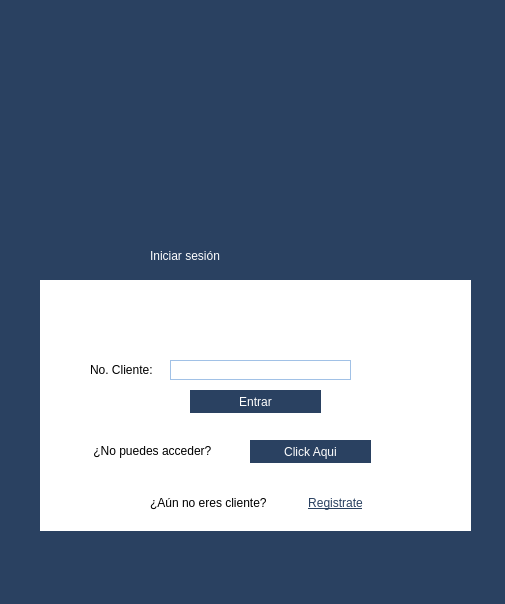
<?xml version="1.0" encoding="UTF-8"?>
<ui version="4.0">
 <class>Inicio</class>
 <widget class="QDialog" name="Inicio">
  <property name="geometry">
   <rect>
    <x>0</x>
    <y>0</y>
    <width>505</width>
    <height>604</height>
   </rect>
  </property>
  <property name="windowTitle">
   <string>Iniciar sesión</string>
  </property>
  <widget class="QStackedWidget" name="stackedWidget">
   <property name="geometry">
    <rect>
     <x>0</x>
     <y>0</y>
     <width>531</width>
     <height>661</height>
    </rect>
   </property>
   <property name="styleSheet">
    <string notr="true">background-color: #2A4161;
</string>
   </property>
   <property name="currentIndex">
    <number>0</number>
   </property>
   <widget class="QWidget" name="page">
    <widget class="QLabel" name="label">
     <property name="geometry">
      <rect>
       <x>150</x>
       <y>230</y>
       <width>211</width>
       <height>51</height>
      </rect>
     </property>
     <property name="styleSheet">
      <string notr="true">background-color: rgba(0,0,0,0);
font: 75 30pt &quot;Corbel&quot;;
color: white;</string>
     </property>
     <property name="text">
      <string>Iniciar sesión</string>
     </property>
    </widget>
    <widget class="QWidget" name="widget" native="true">
     <property name="geometry">
      <rect>
       <x>40</x>
       <y>280</y>
       <width>431</width>
       <height>251</height>
      </rect>
     </property>
     <property name="styleSheet">
      <string notr="true">QWidget{
	background-color: white;
}

QLabel{
	font: 12pt &quot;Corbel&quot;;
	color: black,
}

QLineEdit{
	border: 1px solid #A1C1E6;
}</string>
     </property>
     <widget class="QLabel" name="label_2">
      <property name="geometry">
       <rect>
        <x>50</x>
        <y>79</y>
        <width>91</width>
        <height>21</height>
       </rect>
      </property>
      <property name="text">
       <string>No. Cliente:</string>
      </property>
     </widget>
     <widget class="QLineEdit" name="txtNoCliente">
      <property name="geometry">
       <rect>
        <x>130</x>
        <y>80</y>
        <width>181</width>
        <height>20</height>
       </rect>
      </property>
     </widget>
     <widget class="QPushButton" name="pushButton">
      <property name="geometry">
       <rect>
        <x>150</x>
        <y>110</y>
        <width>131</width>
        <height>23</height>
       </rect>
      </property>
      <property name="styleSheet">
       <string notr="true">QPushButton{
	background-color: #2A4161;
	color: white;
	font: 10pt &quot;Corbel&quot;;
	border: none;
}

QPushButton:Hover{
	background-color: #C2C9F2;
}</string>
      </property>
      <property name="text">
       <string>Entrar</string>
      </property>
     </widget>
     <widget class="QWidget" name="layoutWidget">
      <property name="geometry">
       <rect>
        <x>110</x>
        <y>210</y>
        <width>245</width>
        <height>26</height>
       </rect>
      </property>
      <layout class="QHBoxLayout" name="horizontalLayout">
       <item>
        <widget class="QLabel" name="label_4">
         <property name="text">
          <string>¿Aún no eres cliente?</string>
         </property>
        </widget>
       </item>
       <item>
        <widget class="QPushButton" name="pushButton_2">
         <property name="styleSheet">
          <string notr="true">QPushButton{
	background-color: rgba(0,0,0,0);
	border: none;
	color: #2A4161;
	text-decoration: underline;
}

QPushButton:Hover{
	color: #C2C9F2;
}
</string>
         </property>
         <property name="text">
          <string>Registrate</string>
         </property>
        </widget>
       </item>
      </layout>
     </widget>
     <widget class="QLabel" name="EtiquetaLogin_Alternativo">
      <property name="geometry">
       <rect>
        <x>50</x>
        <y>160</y>
        <width>171</width>
        <height>21</height>
       </rect>
      </property>
      <property name="text">
       <string> ¿No puedes acceder? </string>
      </property>
     </widget>
     <widget class="QPushButton" name="clickaqui">
      <property name="geometry">
       <rect>
        <x>210</x>
        <y>160</y>
        <width>121</width>
        <height>23</height>
       </rect>
      </property>
      <property name="styleSheet">
       <string notr="true">QPushButton{
	background-color: #2A4161;
	color: white;
	font: 10pt &quot;Corbel&quot;;
	border: none;
}

QPushButton:Hover{
	background-color: #C2C9F2;
}</string>
      </property>
      <property name="text">
       <string>Click Aqui</string>
      </property>
     </widget>
    </widget>
    <widget class="QPushButton" name="pushButton_3">
     <property name="geometry">
      <rect>
       <x>170</x>
       <y>50</y>
       <width>161</width>
       <height>161</height>
      </rect>
     </property>
     <property name="styleSheet">
      <string notr="true">background-color: rgba(0,0,0,0);
border: none;</string>
     </property>
     <property name="text">
      <string/>
     </property>
     <property name="icon">
      <iconset resource="img.qrc">
       <normaloff>:/img/img/park_w.png</normaloff>:/img/img/park_w.png</iconset>
     </property>
     <property name="iconSize">
      <size>
       <width>150</width>
       <height>150</height>
      </size>
     </property>
    </widget>
   </widget>
   <widget class="QWidget" name="page_2">
    <widget class="QWidget" name="widget_2" native="true">
     <property name="geometry">
      <rect>
       <x>20</x>
       <y>110</y>
       <width>461</width>
       <height>461</height>
      </rect>
     </property>
     <property name="styleSheet">
      <string notr="true">QWidget{
	background-color: white;
}

QLabel{
	font: 12pt &quot;Corbel&quot;;
	color: black,
}

QLineEdit{
	border: 1px solid #A1C1E6;
}</string>
     </property>
     <widget class="QLabel" name="label_6">
      <property name="geometry">
       <rect>
        <x>10</x>
        <y>20</y>
        <width>81</width>
        <height>16</height>
       </rect>
      </property>
      <property name="text">
       <string>Nombre(s):</string>
      </property>
     </widget>
     <widget class="QLineEdit" name="txtNombre">
      <property name="geometry">
       <rect>
        <x>10</x>
        <y>40</y>
        <width>431</width>
        <height>30</height>
       </rect>
      </property>
     </widget>
     <widget class="QLabel" name="label_7">
      <property name="geometry">
       <rect>
        <x>10</x>
        <y>80</y>
        <width>121</width>
        <height>16</height>
       </rect>
      </property>
      <property name="text">
       <string>Apellido paterno:</string>
      </property>
     </widget>
     <widget class="QLineEdit" name="txtApPat">
      <property name="geometry">
       <rect>
        <x>10</x>
        <y>100</y>
        <width>431</width>
        <height>30</height>
       </rect>
      </property>
     </widget>
     <widget class="QLabel" name="label_8">
      <property name="geometry">
       <rect>
        <x>10</x>
        <y>140</y>
        <width>131</width>
        <height>16</height>
       </rect>
      </property>
      <property name="text">
       <string>Apellido materno: </string>
      </property>
     </widget>
     <widget class="QLineEdit" name="txtApMat">
      <property name="geometry">
       <rect>
        <x>10</x>
        <y>160</y>
        <width>431</width>
        <height>30</height>
       </rect>
      </property>
     </widget>
     <widget class="QLineEdit" name="txtDir">
      <property name="geometry">
       <rect>
        <x>10</x>
        <y>220</y>
        <width>431</width>
        <height>30</height>
       </rect>
      </property>
     </widget>
     <widget class="QLabel" name="label_9">
      <property name="geometry">
       <rect>
        <x>10</x>
        <y>200</y>
        <width>71</width>
        <height>16</height>
       </rect>
      </property>
      <property name="text">
       <string>Direccion:</string>
      </property>
     </widget>
     <widget class="QLabel" name="label_10">
      <property name="geometry">
       <rect>
        <x>230</x>
        <y>260</y>
        <width>81</width>
        <height>16</height>
       </rect>
      </property>
      <property name="text">
       <string>Teléfono:</string>
      </property>
     </widget>
     <widget class="QLabel" name="label_11">
      <property name="geometry">
       <rect>
        <x>10</x>
        <y>260</y>
        <width>151</width>
        <height>21</height>
       </rect>
      </property>
      <property name="text">
       <string>Fecha de necimiento:</string>
      </property>
     </widget>
     <widget class="QLineEdit" name="txtTel">
      <property name="geometry">
       <rect>
        <x>230</x>
        <y>280</y>
        <width>211</width>
        <height>30</height>
       </rect>
      </property>
     </widget>
     <widget class="QDateEdit" name="dteFechaNac">
      <property name="geometry">
       <rect>
        <x>10</x>
        <y>280</y>
        <width>211</width>
        <height>30</height>
       </rect>
      </property>
      <property name="styleSheet">
       <string notr="true">border: 1px solid #A1C1E6;
font: 10pt &quot;Corbel&quot;;
color: black,</string>
      </property>
     </widget>
     <widget class="QPushButton" name="btnRegistarr">
      <property name="geometry">
       <rect>
        <x>10</x>
        <y>340</y>
        <width>431</width>
        <height>31</height>
       </rect>
      </property>
      <property name="styleSheet">
       <string notr="true">QPushButton{
	background-color: #2A4161;
	color: white;
	font: 10pt &quot;Corbel&quot;;
	border: none;
}

QPushButton:Hover{
	background-color: #C2C9F2;
}</string>
      </property>
      <property name="text">
       <string>Registrarse</string>
      </property>
     </widget>
     <widget class="QWidget" name="layoutWidget">
      <property name="geometry">
       <rect>
        <x>150</x>
        <y>400</y>
        <width>217</width>
        <height>26</height>
       </rect>
      </property>
      <layout class="QHBoxLayout" name="horizontalLayout_2">
       <item>
        <widget class="QLabel" name="label_12">
         <property name="text">
          <string>¿Ya eres cliente?</string>
         </property>
        </widget>
       </item>
       <item>
        <widget class="QPushButton" name="pushButton_5">
         <property name="styleSheet">
          <string notr="true">QPushButton{
	background-color: rgba(0,0,0,0);
	border: none;
	color: #2A4161;
	text-decoration: underline;
}

QPushButton:Hover{
	color: #C2C9F2;
}
</string>
         </property>
         <property name="text">
          <string>Inicia sesión</string>
         </property>
        </widget>
       </item>
      </layout>
     </widget>
    </widget>
    <widget class="QLabel" name="label_5">
     <property name="geometry">
      <rect>
       <x>20</x>
       <y>50</y>
       <width>181</width>
       <height>51</height>
      </rect>
     </property>
     <property name="styleSheet">
      <string notr="true">background-color: rgba(0,0,0,0);
font: 75 30pt &quot;Corbel&quot;;
color: white;</string>
     </property>
     <property name="text">
      <string>Registrate</string>
     </property>
    </widget>
   </widget>
   <widget class="QWidget" name="page_3">
    <widget class="QWidget" name="widget_3" native="true">
     <property name="geometry">
      <rect>
       <x>30</x>
       <y>260</y>
       <width>441</width>
       <height>311</height>
      </rect>
     </property>
     <property name="styleSheet">
      <string notr="true">QWidget{
	background-color: white;
}

QLabel{
	font: 12pt &quot;Corbel&quot;;
	color: black,
}

QLineEdit{
	border: 1px solid #A1C1E6;
}</string>
     </property>
     <widget class="QLabel" name="label_3">
      <property name="geometry">
       <rect>
        <x>120</x>
        <y>50</y>
        <width>231</width>
        <height>31</height>
       </rect>
      </property>
      <property name="text">
       <string>Inicio de sesion alternativo </string>
      </property>
     </widget>
     <widget class="QLabel" name="label_13">
      <property name="geometry">
       <rect>
        <x>50</x>
        <y>130</y>
        <width>111</width>
        <height>16</height>
       </rect>
      </property>
      <property name="text">
       <string>Matricula: </string>
      </property>
     </widget>
     <widget class="QLineEdit" name="txtMatricula">
      <property name="geometry">
       <rect>
        <x>130</x>
        <y>130</y>
        <width>201</width>
        <height>20</height>
       </rect>
      </property>
     </widget>
     <widget class="QPushButton" name="BotonEntrarAlternativo">
      <property name="geometry">
       <rect>
        <x>210</x>
        <y>180</y>
        <width>75</width>
        <height>23</height>
       </rect>
      </property>
      <property name="styleSheet">
       <string notr="true">QPushButton{
	background-color: #2A4161;
	color: white;
	font: 10pt &quot;Corbel&quot;;
	border: none;
}

QPushButton:Hover{
	background-color: #C2C9F2;
}</string>
      </property>
      <property name="text">
       <string>Entrar</string>
      </property>
     </widget>
     <widget class="QLabel" name="label_15">
      <property name="geometry">
       <rect>
        <x>70</x>
        <y>270</y>
        <width>161</width>
        <height>21</height>
       </rect>
      </property>
      <property name="text">
       <string>¿No estás registrado?</string>
      </property>
     </widget>
     <widget class="QLabel" name="label_16">
      <property name="geometry">
       <rect>
        <x>80</x>
        <y>230</y>
        <width>141</width>
        <height>31</height>
       </rect>
      </property>
      <property name="text">
       <string>¿Recordaste tu ID ?</string>
      </property>
     </widget>
     <widget class="QPushButton" name="IniciaSesionAlt">
      <property name="geometry">
       <rect>
        <x>210</x>
        <y>230</y>
        <width>81</width>
        <height>23</height>
       </rect>
      </property>
      <property name="styleSheet">
       <string notr="true">QPushButton{
	background-color: rgba(0,0,0,0);
	border: none;
	color: #2A4161;
	text-decoration: underline;
}

QPushButton:Hover{
	color: #C2C9F2;
}
</string>
      </property>
      <property name="text">
       <string>IniciaSesion</string>
      </property>
     </widget>
     <widget class="QPushButton" name="RegistrarseAlt">
      <property name="geometry">
       <rect>
        <x>210</x>
        <y>270</y>
        <width>75</width>
        <height>23</height>
       </rect>
      </property>
      <property name="styleSheet">
       <string notr="true">QPushButton{
	background-color: rgba(0,0,0,0);
	border: none;
	color: #2A4161;
	text-decoration: underline;
}

QPushButton:Hover{
	color: #C2C9F2;
}
</string>
      </property>
      <property name="text">
       <string>Registrarse</string>
      </property>
     </widget>
    </widget>
    <widget class="QPushButton" name="iconologinalternativo">
     <property name="geometry">
      <rect>
       <x>170</x>
       <y>20</y>
       <width>151</width>
       <height>181</height>
      </rect>
     </property>
     <property name="autoFillBackground">
      <bool>false</bool>
     </property>
     <property name="styleSheet">
      <string notr="true">background-color: rgba(0,0,0,0);
border: none;</string>
     </property>
     <property name="text">
      <string/>
     </property>
     <property name="icon">
      <iconset>
       <normaloff>img/park_w.png</normaloff>img/park_w.png</iconset>
     </property>
     <property name="iconSize">
      <size>
       <width>150</width>
       <height>150</height>
      </size>
     </property>
    </widget>
    <widget class="QLabel" name="label_14">
     <property name="geometry">
      <rect>
       <x>40</x>
       <y>210</y>
       <width>441</width>
       <height>31</height>
      </rect>
     </property>
     <property name="styleSheet">
      <string notr="true">background-color: rgba(0,0,0,0);
font: 75 30pt &quot;Corbel&quot;;
color: white;</string>
     </property>
     <property name="text">
      <string>Inicio de sesion alternativo</string>
     </property>
    </widget>
   </widget>
  </widget>
 </widget>
 <resources>
  <include location="img.qrc"/>
 </resources>
 <connections/>
</ui>
